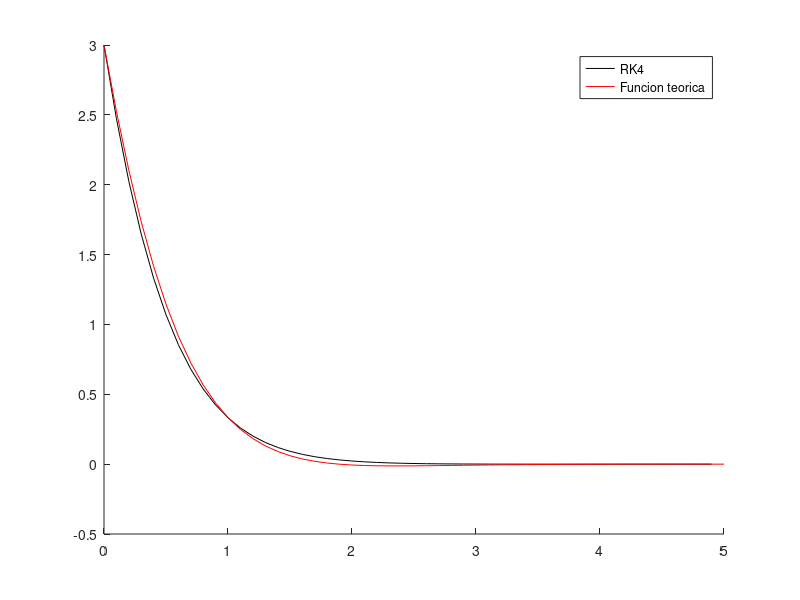

Write the MATLAB code that produced this figure.
# EJERCICIO 11 RELACION PVI #

clear all;
clc;
more off;

function y=f(t,x)
  y=[x(2),-4*x(2)-5*x(1)];
endfunction

function x=ft(t)
  x=3*exp(-2*t).*cos(t)+exp(-2*t).*sin(t);
  endfunction
%
x(1,1)=3; x(2,1)=-5; t(1)=0;
a=0; b=5; h=0.1; n=50;

for i=1:n-1
  K1=f(t(i),x(1:2,i));
  K2=f(t(i)+h/2,x(1:2,i)+h/2*K1);
  K3=f(t(i)+h/2,x(1:2,i)+h/2*K2);
  K4=f(t(i)+h,x(1:2,i)+h*K3);
  x(1:2,i+1)=x(1:2,i)+h/6*(K1+2*K2+2*K3+K4)';
  t(i+1)=t(i)+h;
endfor
%
figure(1); clf; hold on;
plot(t,x(1,:),'k;RK4;');
t=linspace(a,b,51);
plot(t,ft(t),'r;Funcion teorica;');
hold off;